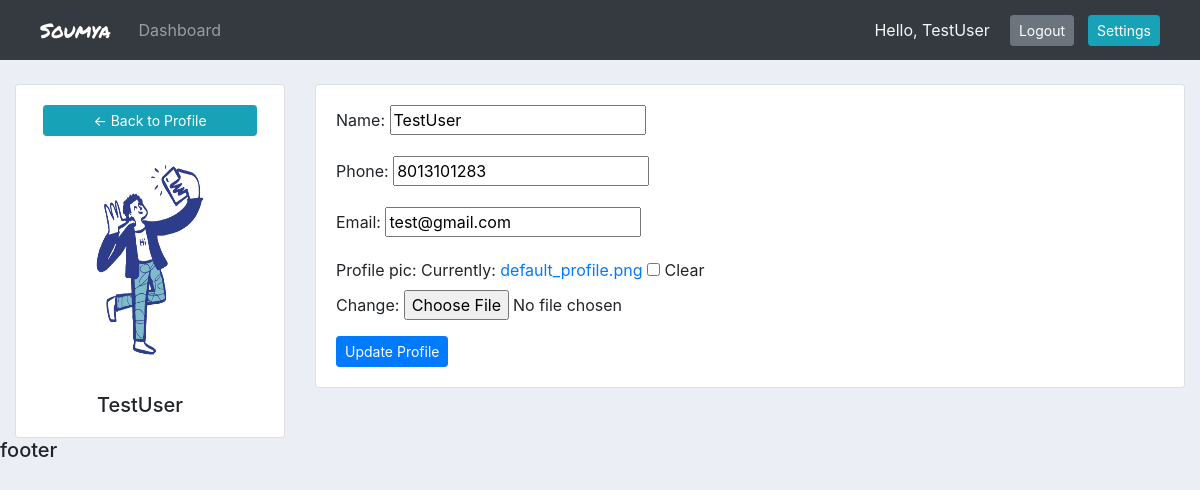
Screenshot of /account/ (signed in) with the database file from the repository.
### accounts/models.py (models this page shows, shortened)
class Customer(models.Model):
    user = models.OneToOneField(User, null = True, blank = True, on_delete=models.CASCADE)
    name = models.CharField(max_length = 200, null = True)
    phone = models.CharField(max_length = 200, null = True)
    email = models.CharField(max_length = 200, null = True)
    profile_pic = models.ImageField(default = 'default_profile.png', null = True, blank = True)
    date_created = models.DateTimeField(auto_now_add = True, null = True)

### accounts/decorators.py (the view)
        def wrapper_func(request, *args, **kwargs):
            group = None
            if request.user.groups.exists():
                group = request.user.groups.all()[0].name
            if group in allowed_user_roles:
                return view_func(request, *args, **kwargs)
            else:
                return HttpResponse('You are not authorized to view this page!')

### accounts/forms.py
class CustomerForm(ModelForm):
    class Meta:
        model = Customer
        fields = '__all__'
        exclude = ['user']

### accounts/views.py (called while the page is built)
@login_required(login_url='login')
@allowed_users(allowed_user_roles=['Customer'])
def accountSettings(request):
    customer = request.user.customer
    form = CustomerForm(instance=customer)
    if request.method == 'POST':
        form = CustomerForm(request.POST, request.FILES, instance=customer)
        if form.is_valid():
            form.save()
    context = {
        'form': form
    }
    return render(request, 'accounts/account_settings.html', context)

### accounts/templates/accounts/account_settings.html (shortened to what this page needs)
{%  extends 'accounts/main.html' %}
{% load static %}
{% block content %}
<br>
<div class="row">
	<div class="col-md-3">
		<div class="card card-body cont">
			<a class="btn btn-sm btn-info back-btn" href="{% url 'home' %}"> &#8592; Back to Profile</a>
			<br>
			<img class="profile-pic" src="{{request.user.customer.profile_pic.url}}" >
			<h5 class="logout_text">{{request.user}}</h5>
		</div>
	</div>
	<div class="col-md-9">
		<div class="card card-body">
			<form method="POST" action="" enctype="multipart/form-data">
				{{form.as_p}}
			<input class="btn btn-sm btn-primary" type="submit" value="Update Profile">
			</form>
		</div>
	</div>
</div>
{% endblock %}

### accounts/templates/accounts/navbar.html (shortened to what this page needs)
<nav class="navbar navbar-expand-lg navbar-dark bg-dark" style="padding: 10px 40px;">
  <a class="navbar-brand" href="{% url 'home' %}"
    style="font-family: 'Permanent Marker', cursive; margin-right: 20px;">Soumya</a>
  <div class="collapse navbar-collapse" id="navbarNav">
    <ul class="navbar-nav">
      <li class="nav-item">
        <a class="nav-link" href="{% url 'home' %}">Dashboard</a>
      </li>
    </ul>
  </div>
  <div class="logout">
    <p class="logout_text">Hello, {{request.user}}</p>
    <a class="logout_link btn btn-sm btn-secondary" href="{% url 'logout' %}">Logout</a>
    {% if request.user.is_staff %}
    <a class="admin_btn btn btn-sm btn-info" href="/admin">Admin page</a>
    {% else %}
    <a class="admin_btn btn btn-sm btn-info" href="{% url 'account' %}">Settings</a>
    {% endif %}
  </div>
</nav>

### static/css/main.css (style rules this page uses)
body { background-color: #ebeff5; }

### accounts/templates/accounts/navbar.html (style rules this page uses)
.logout { display: flex; justify-content: center; align-items: center; color: whitesmoke; }
.logout_text { margin: 0 20px 0 0; }
.admin_btn { margin-left: 14px; }

### accounts/templates/accounts/account_settings.html (style rules this page uses)
.profile-pic { width: 94%; height: 200px; margin: 0 auto; background-position: center; background-size: cover; border-radius: 6px }
.logout_text { text-align: center; }
.cont { display: flex; justify-content: center; align-items: center; }
.back-btn { width: 94%; }

### rows the page displays
Customer: name "TestUser", phone "8013101283", email "test@gmail.com"

### other values shown
{{ request.user }} "TestUser"
